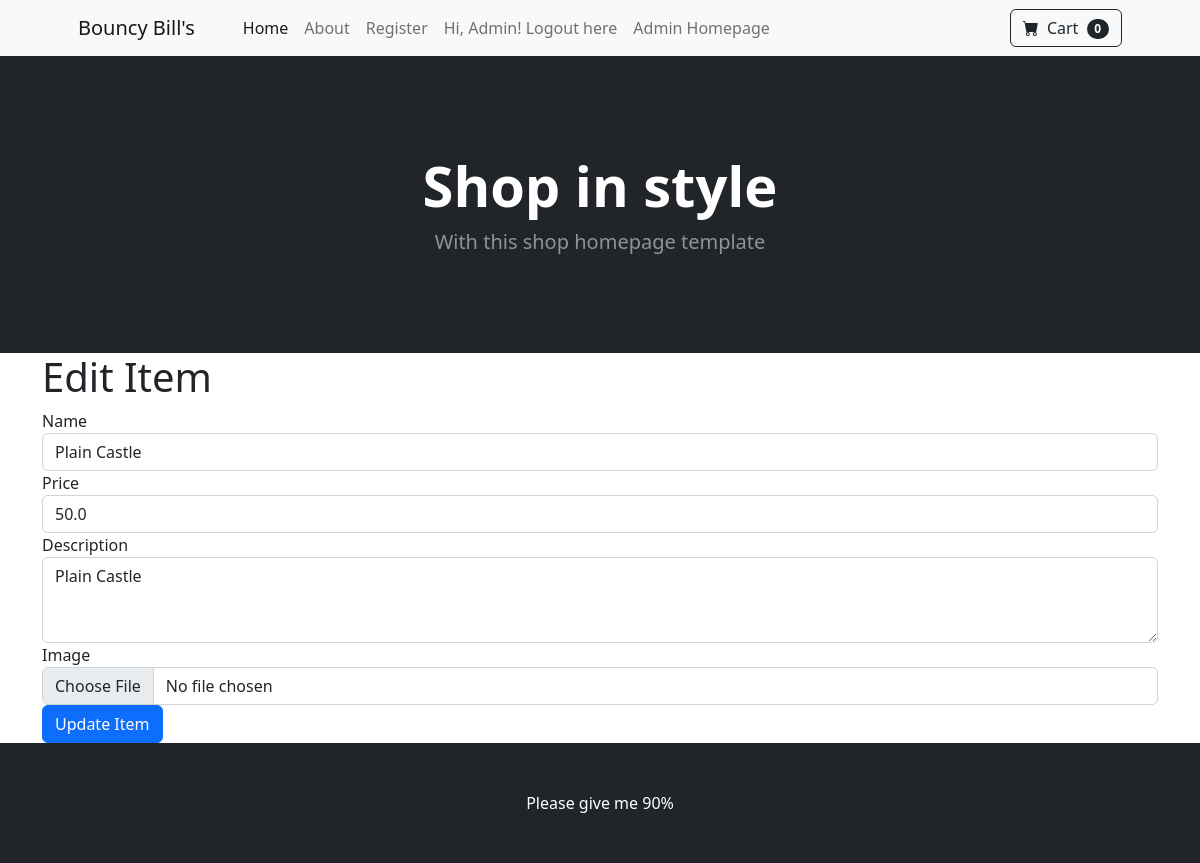
/edit/202 (signed in), run on the app's committed database.
### tables this page shows
CREATE TABLE products (
        id INTEGER PRIMARY KEY AUTOINCREMENT,
        name TEXT NOT NULL,
        price FLOAT NOT NULL,
        description TEXT NOT NULL,
        image BLOB
    );

### app.py (the view, shortened to what this page needs)
@app.route('/edit/<int:id>', methods=('GET', 'POST'))
@app.route('/add', methods=('GET', 'POST'), defaults={'id': None})
def edit(id):
    conn = get_db_connection()
    product = None
    if id:
        product = conn.execute('SELECT * FROM products WHERE id = ?', (id,)).fetchone()
    conn.close()
    return render_template('edit.html', product=product)

### app.py (called while the page is built)
def get_db_connection():
    conn = sqlite3.connect('database.db')
    conn.row_factory = sqlite3.Row  # Access rows as dictionaries
    return conn

### templates/edit.html (shortened to what this page needs)
{% extends 'base.html' %}
{% block content %}
<div class="container">
    <h1>Edit Item</h1>
    <form method="POST" enctype="multipart/form-data">
        <div class="form-group">
            <label for="name">Name</label>
            <input type="text" class="form-control" id="name" name="name" value="{{ product.name }}" required>
        </div>
        <div class="form-group">
            <label for="price">Price</label>
            <input type="number" step="0.01" class="form-control" id="price" name="price" value="{{ product.price }}" required>
        </div>
        <div class="form-group">
            <label for="description">Description</label>
            <textarea class="form-control" id="description" name="description" rows="3" required>{{ product.description }}</textarea>
        </div>
        <div class="form-group">
            <label for="image">Image</label>
            <input type="file" class="form-control" id="image" name="image">
        </div>
        <button type="submit" class="btn btn-primary">Update Item</button>
    </form>
</div>
{% endblock %}

### data on the page
products: name "Plain Castle", price "50.0", description "Plain Castle"

### other printed values
{{ session['first_name'] }} "Admin"
